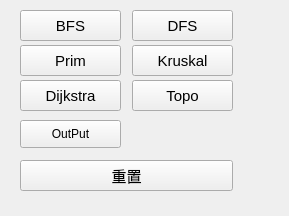
<?xml version="1.0" encoding="UTF-8"?>
<ui version="4.0">
 <class>GraphUI</class>
 <widget class="QWidget" name="GraphUI">
  <property name="geometry">
   <rect>
    <x>0</x>
    <y>0</y>
    <width>289</width>
    <height>216</height>
   </rect>
  </property>
  <property name="windowTitle">
   <string>Form</string>
  </property>
  <widget class="QPushButton" name="BFSpushButton">
   <property name="geometry">
    <rect>
     <x>20</x>
     <y>10</y>
     <width>101</width>
     <height>31</height>
    </rect>
   </property>
   <property name="font">
    <font>
     <pointsize>11</pointsize>
     <weight>50</weight>
     <bold>false</bold>
    </font>
   </property>
   <property name="text">
    <string>BFS</string>
   </property>
  </widget>
  <widget class="QPushButton" name="DFSpushButton">
   <property name="geometry">
    <rect>
     <x>132</x>
     <y>10</y>
     <width>101</width>
     <height>31</height>
    </rect>
   </property>
   <property name="font">
    <font>
     <pointsize>11</pointsize>
     <weight>50</weight>
     <bold>false</bold>
    </font>
   </property>
   <property name="text">
    <string>DFS</string>
   </property>
  </widget>
  <widget class="QPushButton" name="DjpushButton">
   <property name="geometry">
    <rect>
     <x>20</x>
     <y>80</y>
     <width>101</width>
     <height>31</height>
    </rect>
   </property>
   <property name="font">
    <font>
     <pointsize>11</pointsize>
     <weight>50</weight>
     <bold>false</bold>
    </font>
   </property>
   <property name="text">
    <string>Dijkstra</string>
   </property>
  </widget>
  <widget class="QPushButton" name="ResetpushButton">
   <property name="geometry">
    <rect>
     <x>20</x>
     <y>160</y>
     <width>213</width>
     <height>31</height>
    </rect>
   </property>
   <property name="font">
    <font>
     <pointsize>11</pointsize>
     <weight>50</weight>
     <bold>false</bold>
    </font>
   </property>
   <property name="text">
    <string>重置</string>
   </property>
  </widget>
  <widget class="QPushButton" name="PrimpushButton">
   <property name="geometry">
    <rect>
     <x>20</x>
     <y>45</y>
     <width>101</width>
     <height>31</height>
    </rect>
   </property>
   <property name="font">
    <font>
     <pointsize>11</pointsize>
     <weight>50</weight>
     <bold>false</bold>
    </font>
   </property>
   <property name="text">
    <string>Prim</string>
   </property>
  </widget>
  <widget class="QPushButton" name="pushButton">
   <property name="geometry">
    <rect>
     <x>132</x>
     <y>45</y>
     <width>101</width>
     <height>31</height>
    </rect>
   </property>
   <property name="font">
    <font>
     <pointsize>11</pointsize>
     <weight>50</weight>
     <bold>false</bold>
    </font>
   </property>
   <property name="text">
    <string>Kruskal</string>
   </property>
  </widget>
  <widget class="QPushButton" name="TopoButton">
   <property name="geometry">
    <rect>
     <x>132</x>
     <y>80</y>
     <width>101</width>
     <height>31</height>
    </rect>
   </property>
   <property name="font">
    <font>
     <pointsize>11</pointsize>
     <weight>50</weight>
     <bold>false</bold>
    </font>
   </property>
   <property name="text">
    <string>Topo</string>
   </property>
  </widget>
  <widget class="QPushButton" name="outPutButton">
   <property name="geometry">
    <rect>
     <x>20</x>
     <y>120</y>
     <width>101</width>
     <height>28</height>
    </rect>
   </property>
   <property name="text">
    <string>OutPut</string>
   </property>
  </widget>
 </widget>
 <resources/>
 <connections>
  <connection>
   <sender>DFSpushButton</sender>
   <signal>clicked()</signal>
   <receiver>GraphUI</receiver>
   <slot>on_dfs_btn_clicked()</slot>
   <hints>
    <hint type="sourcelabel">
     <x>70</x>
     <y>17</y>
    </hint>
    <hint type="destinationlabel">
     <x>140</x>
     <y>11</y>
    </hint>
   </hints>
  </connection>
  <connection>
   <sender>BFSpushButton</sender>
   <signal>clicked()</signal>
   <receiver>GraphUI</receiver>
   <slot>on_bfs_btn_clicked()</slot>
   <hints>
    <hint type="sourcelabel">
     <x>76</x>
     <y>57</y>
    </hint>
    <hint type="destinationlabel">
     <x>139</x>
     <y>50</y>
    </hint>
   </hints>
  </connection>
  <connection>
   <sender>PrimpushButton</sender>
   <signal>clicked()</signal>
   <receiver>GraphUI</receiver>
   <slot>on_prim_btn_clicked()</slot>
   <hints>
    <hint type="sourcelabel">
     <x>84</x>
     <y>95</y>
    </hint>
    <hint type="destinationlabel">
     <x>138</x>
     <y>90</y>
    </hint>
   </hints>
  </connection>
  <connection>
   <sender>pushButton</sender>
   <signal>clicked()</signal>
   <receiver>GraphUI</receiver>
   <slot>on_kruskal_btn_clicked()</slot>
   <hints>
    <hint type="sourcelabel">
     <x>63</x>
     <y>140</y>
    </hint>
    <hint type="destinationlabel">
     <x>135</x>
     <y>132</y>
    </hint>
   </hints>
  </connection>
  <connection>
   <sender>DjpushButton</sender>
   <signal>clicked()</signal>
   <receiver>GraphUI</receiver>
   <slot>on_dijkstra_btn_clicked()</slot>
   <hints>
    <hint type="sourcelabel">
     <x>95</x>
     <y>182</y>
    </hint>
    <hint type="destinationlabel">
     <x>135</x>
     <y>170</y>
    </hint>
   </hints>
  </connection>
  <connection>
   <sender>TopoButton</sender>
   <signal>clicked()</signal>
   <receiver>GraphUI</receiver>
   <slot>on_topologicalSorting_btn_clicked()</slot>
   <hints>
    <hint type="sourcelabel">
     <x>93</x>
     <y>219</y>
    </hint>
    <hint type="destinationlabel">
     <x>134</x>
     <y>210</y>
    </hint>
   </hints>
  </connection>
  <connection>
   <sender>ResetpushButton</sender>
   <signal>clicked()</signal>
   <receiver>GraphUI</receiver>
   <slot>on_reset_btn_clicked()</slot>
   <hints>
    <hint type="sourcelabel">
     <x>85</x>
     <y>190</y>
    </hint>
    <hint type="destinationlabel">
     <x>132</x>
     <y>251</y>
    </hint>
   </hints>
  </connection>
  <connection>
   <sender>outPutButton</sender>
   <signal>clicked()</signal>
   <receiver>GraphUI</receiver>
   <slot>on_outPut_btn_clicked()</slot>
   <hints>
    <hint type="sourcelabel">
     <x>113</x>
     <y>126</y>
    </hint>
    <hint type="destinationlabel">
     <x>363</x>
     <y>131</y>
    </hint>
   </hints>
  </connection>
 </connections>
 <slots>
  <slot>on_bfs_btn_clicked()</slot>
  <slot>on_dfs_btn_clicked()</slot>
  <slot>on_dijkstra_btn_clicked()</slot>
  <slot>on_reset_btn_clicked()</slot>
  <slot>on_prim_btn_clicked()</slot>
  <slot>on_kruskal_btn_clicked()</slot>
  <slot>on_topologicalSorting_btn_clicked()</slot>
  <slot>on_outPut_btn_clicked()</slot>
 </slots>
</ui>
